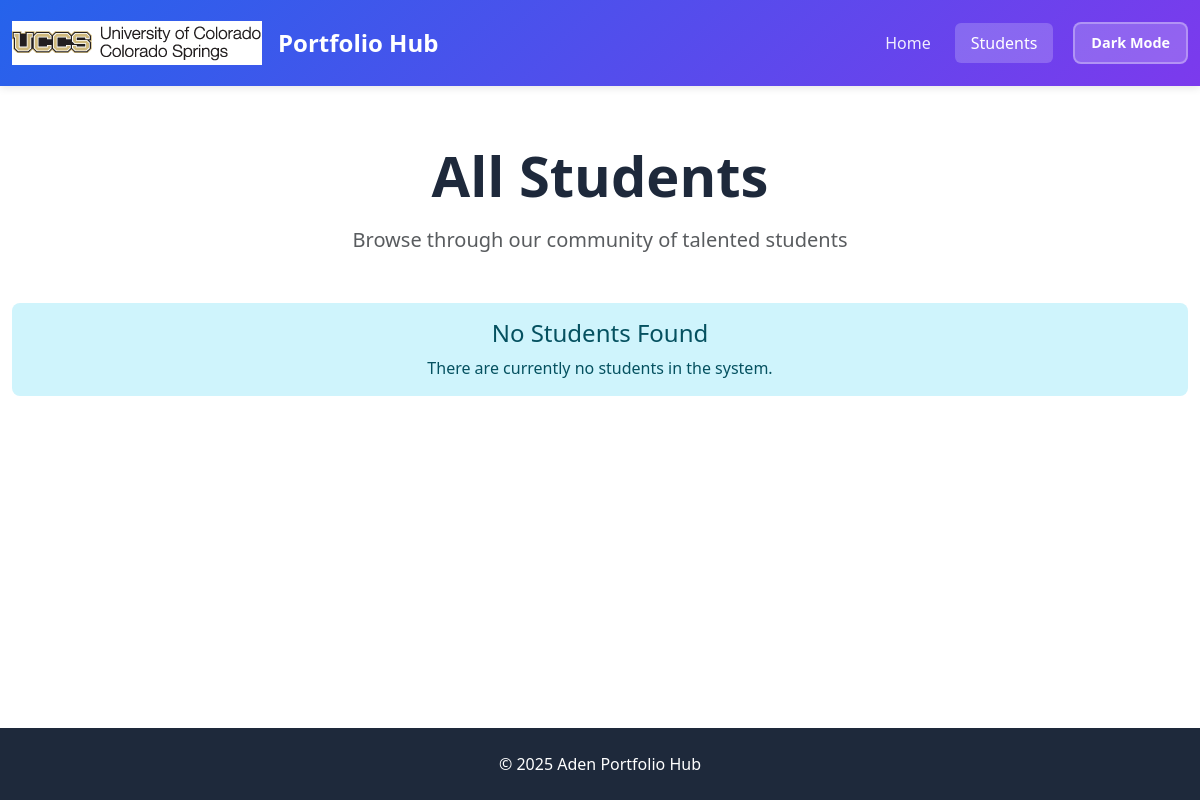
The app's page /students/, older data.
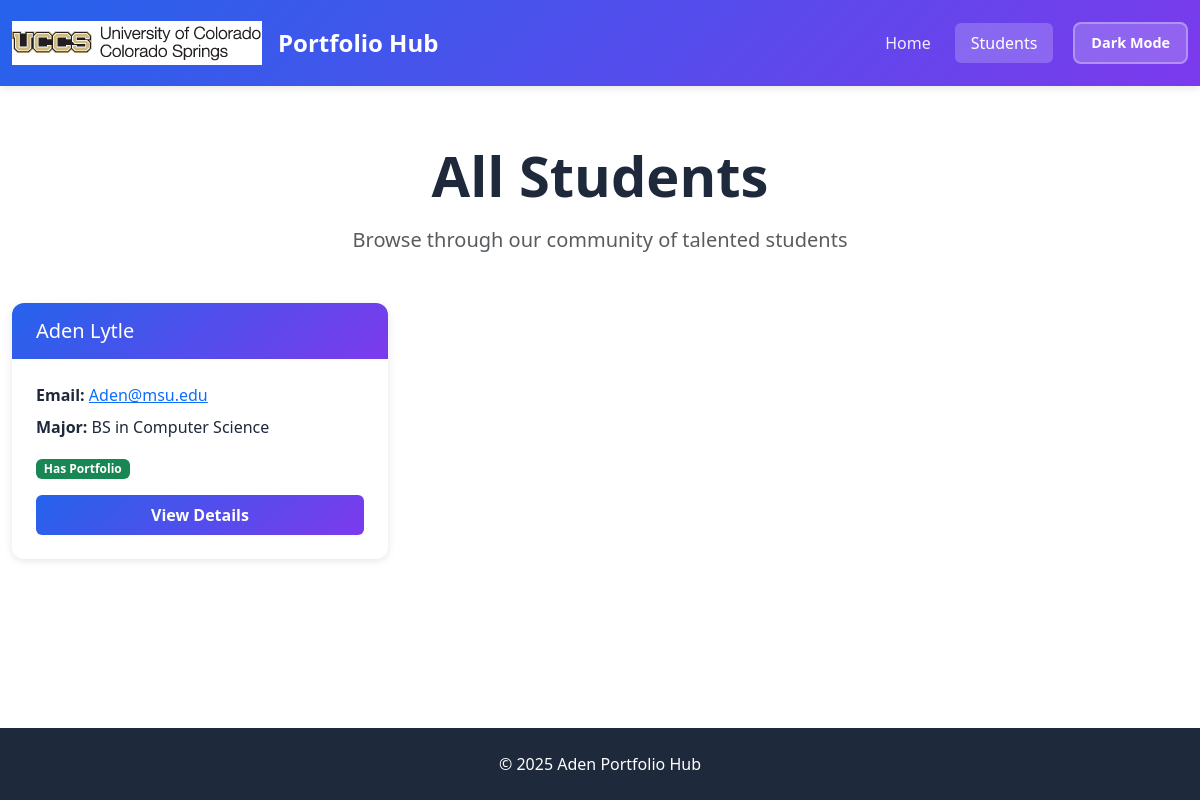
The same page, newer data.
### portfolio_app/models.py (models this page shows, shortened)
class Student(models.Model):
    MAJOR = (
        ('CSCI-BS', 'BS in Computer Science'),
        ('CPEN-BS', 'BS in Computer Engineering'),
        ('BIGD-BI', 'BI in Game Design and Development'),
        ('BICS-BI', 'BI in Computer Science'),
        ('BISC-BI', 'BI in Computer Security'),
        ('CSCI-BA', 'BA in Computer Science'),
        ('DASE-BS', 'BS in Data Analytics and Systems Engineering')
    )
    name = models.CharField(max_length=200)
    email = models.CharField("MSU Email", max_length=200)
    major = models.CharField(max_length=200, choices=MAJOR)
    portfolio = models.OneToOneField(
        Portfolio,
        on_delete=models.CASCADE,
        null=True, blank=True,
        related_name='student',
    )

### portfolio_app/views.py (the view)
# urls.py: path('students/', views.student_list, name='student-list'),
def student_list(request):
    students = Student.objects.all().order_by('name')
    context = {
        'students': students,
    }
    return render(request, 'portfolio_app/student_list.html', context)

### portfolio_app/templates/portfolio_app/student_list.html (shortened to what this page needs)
{% extends "portfolio_app/base_template.html" %}
{% block content %}
<div class="py-4">
  <div class="text-center mb-5">
    <h1 class="display-4 fw-bold mb-3">All Students</h1>
    <p class="lead text-muted">Browse through our community of talented students</p>
  </div>
  {% if students %}
    <div class="row row-cols-1 row-cols-md-2 row-cols-lg-3 g-4">
      {% for student in students %}
        <div class="col">
          <div class="card h-100">
            <div class="card-header">
              <h5 class="card-title mb-0">{{ student.name }}</h5>
            </div>
            <div class="card-body d-flex flex-column">
              <p class="mb-2"><strong>Email:</strong>
                <a href="mailto:{{ student.email }}">{{ student.email }}</a>
              </p>
              <p class="mb-3"><strong>Major:</strong> {{ student.get_major_display }}</p>
              {% if student.portfolio %}
                <div class="mt-auto">
                  <span class="badge bg-success mb-2">Has Portfolio</span>
                </div>
              {% else %}
                <div class="mt-auto">
                  <span class="badge bg-secondary mb-2">No Portfolio</span>
                </div>
              {% endif %}
              <div class="mt-2">
                <a href="{% url 'student-detail' student.id %}"
                   class="btn btn-primary w-100">View Details</a>
              </div>
            </div>
          </div>
        </div>
      {% endfor %}
    </div>
  {% else %}
    <div class="alert alert-info text-center" role="alert">
      <h4 class="alert-heading">No Students Found</h4>
      <p class="mb-0">There are currently no students in the system.</p>
    </div>
  {% endif %}
</div>
{% endblock %}

Row changes from the older to the newer data that the page shows:
added Student: name "Aden Lytle", email "Aden@msu.edu", major "BS in Computer Science", shows "Has Portfolio"
Text that changed along with them:
text no longer shown: "No Students Found There are currently no students in the system."
